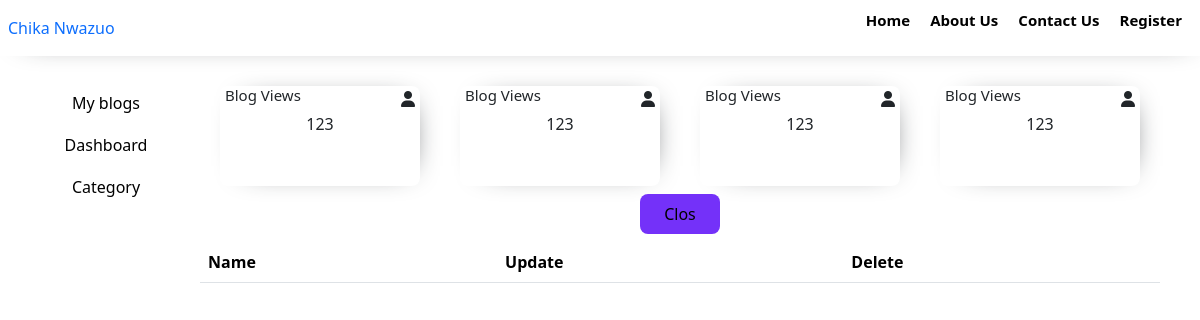
Page /category on the earlier database version.
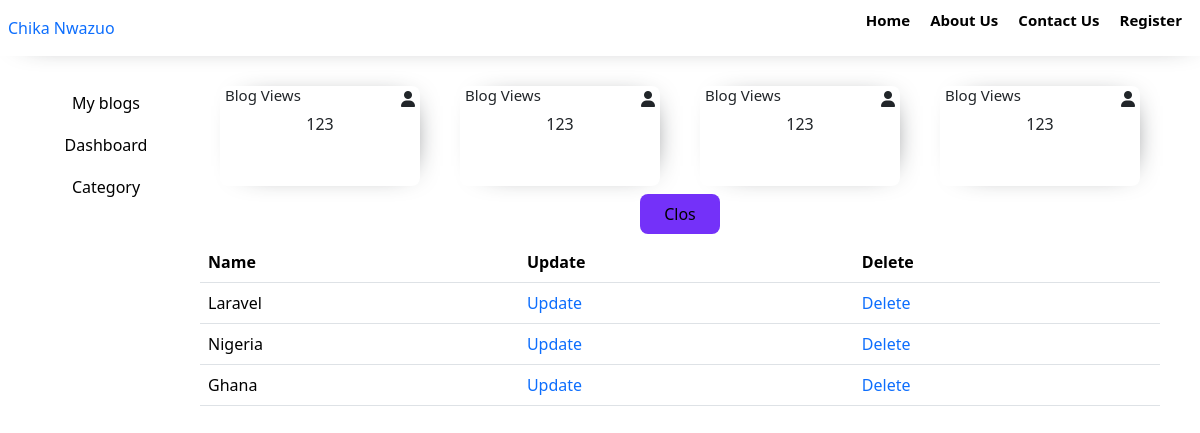
Same page on the later database version.
### models.py (models this page shows, shortened)
class Category(db.Model):
    id = db.Column(db.Integer, primary_key=True)
    name = db.Column(db.String(100), unique=True)
    posts = db.relationship('Post', backref='category')

### blueprint/category.py (the view)
@category_page.route('/category',methods=['GET','POST'])
def category():
    catform=CategoryForm()
    if catform.validate_on_submit():
        checkcat=Category.query.filter_by(name=catform.name.data).first()
        if checkcat:
            flash(f'Category name already exist {catform.name.data}','error')
            return redirect(url_for('category_page.category'))
        else:
            category=Category(name=catform.name.data)
            db.session.add(category)
            db.session.commit()
            flash(f'Category {catform.name.data} added','success')
            return redirect(url_for('category_page.category'))
    else:
        category=Category.query.all()
        return render_template('admin/category.html',catform=catform,category=category)

### templates/admin/category.html (shortened to what this page needs)
{% extends 'admin/layout/adminbased.html' %}
{% block content %}
<div class="add-item-form-div">
    <div class="table-form">
        <button class="addformbtn" onclick="openform()">Clos</button>
    <div class="table-div">
        <table class="table">
            <thead>
              <tr>
                <th scope="col">Name</th>
                <th scope="col">Update</th>
                <th scope="col">Delete</th>
              </tr>
            </thead>
            <tbody>
              {% for cat in category %}
              <tr>
                <td>{{cat.name}}</td>
                <td><a href="">Update</a></td>
                <td><a href="">Delete</a></td>
              </tr>
              {% endfor %}
            </tbody>
          </table>
    </div>
    </div>
</div>
{% endblock  %}

### templates/admin/layout/adminbased.html (shortened to what this page needs)
<!DOCTYPE html>
<html lang="en">
<head>
    <link rel="stylesheet" href="{{ url_for('static', filename='css/admin.css') }}">
    <link rel="stylesheet" href="{{ url_for('static', filename='css/nav.css') }}">
    <link rel="stylesheet" href="{{ url_for ('static', filename='css/bootstrap.css') }}">
</head>
<body>
    {% include "layouts/nav.html" %}
   <div class="adminsetting-div">
    <div class="site-laylotdiv">
        <div class="sidebardiv">
          {% include "admin/sidebar.html" %}
        </div>
        <div class="admin-main">
            {% include 'admin/admintopbar.html' %}
            {% block content %}
            {% endblock  %}
        </div>
    </div>
</div>
</body>
</html>

### templates/layouts/nav.html
<nav class="nav-top">
    <li><a href="{{ url_for('home_page.home') }}">Chika Nwazuo</a></li>
    <ul>
        <li><a href="/">Home</a></li>
        <li><a href="{{ url_for('about_page.about') }}">About us</a></li>
        <li><a href="">Contact us</a></li>
       {% if 'username' in session %}
       <li><a href="#"> {{ session['username'] }}</a></li>
       <li><a href="{{ url_for('logoutuser.logout') }}"> Logout</a></li>
       <li><a href="{{ url_for('category_page.category') }}">Category</a></li>
       {% else %}
       <li><a href="{{ url_for('register_page.register') }}">Register</a></li>
       {% endif %}
    </ul>
</nav>

### templates/admin/sidebar.html (shortened to what this page needs)
<ul class="sidebarul">
    <li><a href="{{ url_for('addblog_page.addblog') }}">My blogs</a></li>
    <li><a href="">Dashboard</a></li>
    <li><a href="">Category</a></li>
</ul>

### templates/admin/admintopbar.html
<div class="topbar">
    <div class="topbaritems">
        <div class="items-counter">
            <div class="topbar-icon-div">
                <h1>Blog Views</h1>
                <i class="fa-solid fa-user"></i>
            </div>
            <p>123</p>
        </div>
        <div class="items-counter">
            <div class="topbar-icon-div">
                <h1>Blog Views</h1>
                <i class="fa-solid fa-user"></i>
            </div>
            <p>123</p>
        </div>
        <div class="items-counter">
            <div class="topbar-icon-div">
                <h1>Blog Views</h1>
                <i class="fa-solid fa-user"></i>
            </div>
            <p>123</p>
        </div>
        <div class="items-counter">
            <div class="topbar-icon-div">
                <h1>Blog Views</h1>
                <i class="fa-solid fa-user"></i>
            </div>
            <p>123</p>
        </div>
    </div>
</div>

### static/css/admin.css (style rules this page uses)
.site-laylotdiv { display: flex; gap: 20px; }
.sidebardiv { flex-basis: 15%; height: 100vh; position: sticky; width: 100%; }
.admin-main { flex-basis: 80%; height: fit-content; }
.sidebarul { display: flex; flex-direction: column; margin: 0; }
.sidebarul li { margin-bottom: 8px; padding: 5px 8px; box-shadow: 7px 0px 30px -20px !important; background-color: white; width: 100%; text-align: center; border-radius: 8px; }
.sidebarul li a { color: black; }
.topbaritems { display: flex; align-items: center; justify-content: space-around; }
.items-counter { width: 200px; box-shadow: 7px 0px 30px -20px; display: flex; flex-direction: column; height: 100px; border-radius: 8px; }
.topbar-icon-div { display: flex; align-items: center; justify-content: space-between; padding: 0px 5px; }
.items-counter h1 { font-size: 15px; }
.items-counter p { text-align: center; }
.table-form { display: flex; flex-direction: column; margin: 0px auto; }
.addformbtn { width: 80px; margin: 8px auto; border: none; background-color: #7431F9; padding: 8px; border-radius: 8px; }

### static/css/nav.css (style rules this page uses)
body { box-sizing: border-box; padding: 0; margin: 0; font-family: 'Poppins', sans-serif; }
li,a { list-style: none !important; text-decoration: none !important; }
.nav-top { margin-bottom: 30px; display: flex; align-items: center; justify-content: space-between; box-shadow: 7px 0px 30px -20px; padding: 0px 8px; }
.nav-top ul li { padding: 8px 10px; }
.nav-top ul li a { font-size: 15px; font-weight: bold; text-transform: capitalize; color: black; }
ul { display: flex; align-items: center; justify-content: space-between; }

Differences in the rows shown:
added Category: name "Laravel"
added Category: name "Nigeria"
added Category: name "Ghana"
